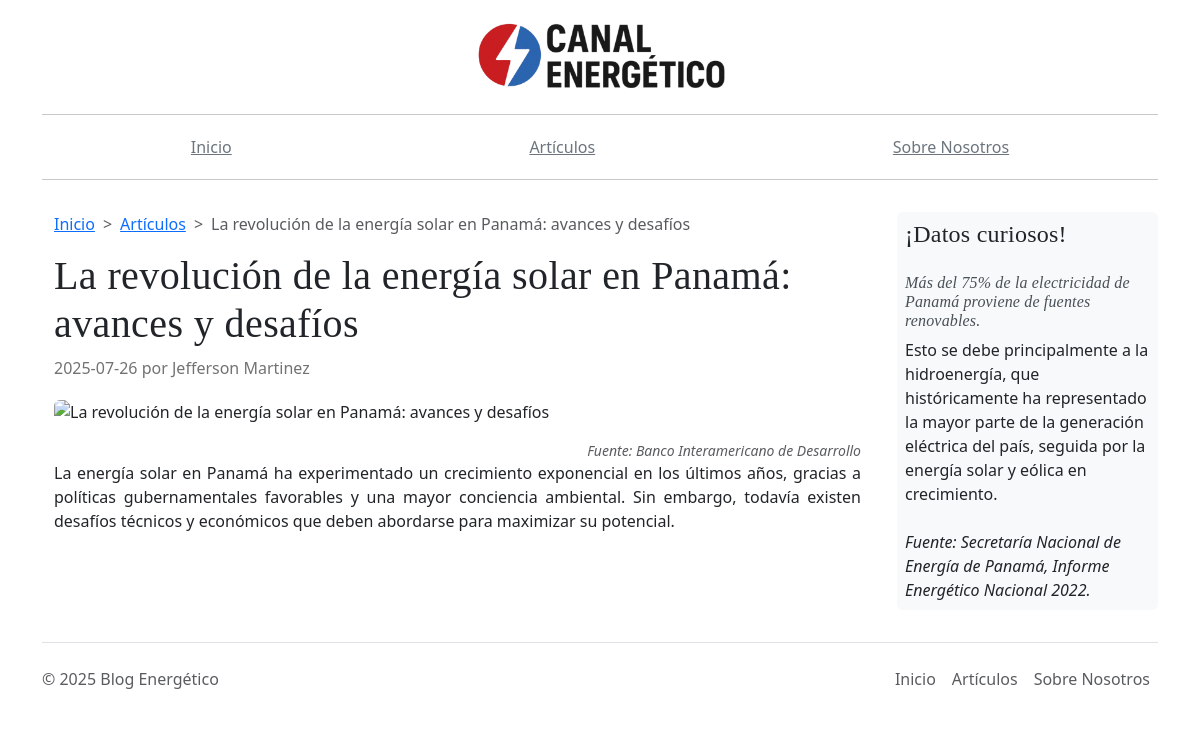
The page /articulos/la-revolucion-de-la-energia-solar-en-panama-avances-y-desafios on the database its author committed.
### main.py (models this page shows)
class Articulos(db.Model):
    id = db.Column(db.Integer, primary_key=True)
    titulo = db.Column(db.String(150), unique=True, nullable=False)
    slug = db.Column(db.String(160), unique=True, nullable=False)
    descripcion = db.Column(db.String(300), nullable=False)
    img_url = db.Column(db.String(300), nullable=True)
    img_fuente = db.Column(db.String(300), nullable=True)
    contenido = db.Column(db.Text, nullable=False)
    autor = db.Column(db.String(300), nullable=False)
    fecha = db.Column(db.String(60))
    tag = db.Column(db.String(50), nullable=True)  # ← Etiqueta

### main.py (the view)
@app.route("/articulos/<slug>")
def detalle_articulo(slug):
    post = Articulos.query.filter_by(slug=slug).first_or_404()
    return render_template("post.html", articulo=post)

### templates/post.html (shortened to what this page needs)
{% extends "base.html" %}
{% block content %}
<div class="container">
  <nav style="--bs-breadcrumb-divider: '>';" aria-label="breadcrumb">
    <ol class="breadcrumb small">
      <li class="breadcrumb-item"><a href="{{ url_for('home') }}">Inicio</a></li>
      <li class="breadcrumb-item"><a href="{{ url_for('articulos_todos') }}">Artículos</a></li>
      <li class="breadcrumb-item active" aria-current="page">{{ articulo.titulo }}</li>
    </ol>
  </nav>
  <article class="blog-post">
    <h1 class="blog-post-title">{{ articulo.titulo }}</h1>
    <p class="blog-post-meta">
      {{ articulo.fecha }} por
      <a>{{ articulo.autor }}</a>
    </p>
    {% if articulo.img_url %}
      <img
        src="{{ articulo.img_url }}"
        alt="{{ articulo.titulo }}"
        class="img-fluid rounded mb-3 mx-auto d-block"
        style="height: 100%; max-height: 500px; object-fit: cover;">
      {% if articulo.img_fuente %}
        <figcaption class="figure-caption text-end fst-italic">
          Fuente: {{ articulo.img_fuente }}
        </figcaption>
      {% endif %}
    {% endif %}
    <div class="article-content"
         style="text-align: justify; ">
      {{ articulo.contenido | safe }}
    </div>
  </article>
</div>
{% endblock %}

### templates/base.html (shortened to what this page needs)
<!DOCTYPE html>
<html lang="es">
  <head>
    {% block styles %}
      <link
        href="https://cdn.jsdelivr.net/npm/bootstrap@5.3.7/dist/css/bootstrap.min.css"
        rel="stylesheet">
      <link
        rel="stylesheet"
        href="{{ url_for('static', filename='css/blog.css') }}">
    {% endblock %}
  </head>
  <body>
    <header class="blog-header py-2">
      <div class="container">
        <div class="row flex-nowrap justify-content-between align-items-center">
          <div class="col-12 text-center">
            <a href="{{ url_for('home') }}">
              <img
                src="{{ url_for('static', filename='images/logo_canal_en.png') }}"
                alt="Logo Canal Energético"
                height="90"
                class="bd-placeholder-img rounded"
                style="object-fit: cover; cursor: pointer;"
              >
            </a>
          </div>
        </div>
        <hr>
        <div class="nav-scroller mb-2">
          <nav class="nav d-flex justify-content-around">
            <a class="p-1 link-secondary" href="{{ url_for('home') }}">Inicio</a>
            <a class="p-1 link-secondary" href="{{ url_for('articulos_todos') }}">Artículos</a>
            <a class="p-1 link-secondary" href="{{ url_for('sobre_nosotros') }}">Sobre Nosotros</a>
          </nav>
          <hr>
        </div>
      </div>
    </header>
    <main class="container py-2">
      <div class="row">
        <div class="col-md-9">
          {% block content %}{% endblock %}
        </div>
        <aside class="col-md-3 blog-sidebar">
          <div id="carouselExampleSlidesOnly"
               class="carousel slide bg-light rounded"
               data-bs-ride="carousel"
               data-bs-interval="8000">
            <h4 class="fts-italic p-2">¡Datos curiosos!</h4>
            <div class="carousel-inner">
              {% for dato in datos_curiosos %}
                <div class="carousel-item {% if loop.first %}active{% endif %} p-2">
                  <h6 class="fst-italic text-dark-emphasis">{{ dato.titulo }}</h6>
                  <p class="mb-0">
                    {{ dato.contenido }}<br><br>
                    <em>Fuente: {{ dato.fuente }}</em>
                  </p>
                </div>
              {% endfor %}
            </div>
          </div>
        </aside>
      </div>
    </main>
    <footer class="container">
      <div class="d-flex flex-wrap justify-content-between align-items-center py-3 my-4 border-top">
        <p class="col-md-4 mb-0 text-body-secondary">© 2025 Blog Energético</p>
        <a
          href="{{ url_for('home') }}"
          class="col-md-4 d-flex align-items-center justify-content-center mb-3 mb-md-0 me-md-auto link-body-emphasis text-decoration-none"
          aria-label="Bootstrap">
          <svg class="bi me-2" width="40" height="32" aria-hidden="true">
            <use xlink:href="#bootstrap"></use>
          </svg>
        </a>
        <ul class="nav col-md-4 justify-content-end">
          <li class="nav-item"><a href="{{ url_for('home') }}" class="nav-link px-2 text-body-secondary">Inicio</a></li>
          <li class="nav-item"><a href="{{ url_for('articulos_todos') }}" class="nav-link px-2 text-body-secondary">Artículos</a></li>
          <li class="nav-item"><a href="{{ url_for('sobre_nosotros') }}" class="nav-link px-2 text-body-secondary">Sobre Nosotros</a></li>
        </ul>
      </div>
    </footer>
  </body>
</html>

### static/css/blog.css (style rules this page uses)
h1, h2, h3, h4, h5, h6 { font-family: "Playfair Display", Georgia, "Times New Roman", sans-serif; letter-spacing: 0.01em; }
.blog-post { margin-bottom: 4rem; }
.blog-post-meta { margin-bottom: 1.25rem; color: #727272; }

### rows shown on the page
Articulos: titulo "La revolución de la energía solar en Panamá: avances y desafíos", fecha "2025-07-26", autor "Jefferson Martinez", img_fuente "Banco Interamericano de Desarrollo", contenido "La energía solar en Panamá ha experimentado un crecimiento exponencial en los últimos años, gracias a políticas gubernamentales favorables y una mayor conciencia ambiental. Sin embargo, todavía existen desafíos técnicos y económicos que deben abordarse para maximizar su potencial."

### other values the page prints
{{ dato.titulo }} "Más del 75% de la electricidad de Panamá proviene de fuentes renovables."
{{ dato.contenido }} "Esto se debe principalmente a la hidroenergía, que históricamente ha representado la mayor parte de la generación eléctrica del país, seguida por la energía solar y eólica en crecimiento."
{{ dato.fuente }} "Secretaría Nacional de Energía de Panamá, Informe Energético Nacional 2022."
